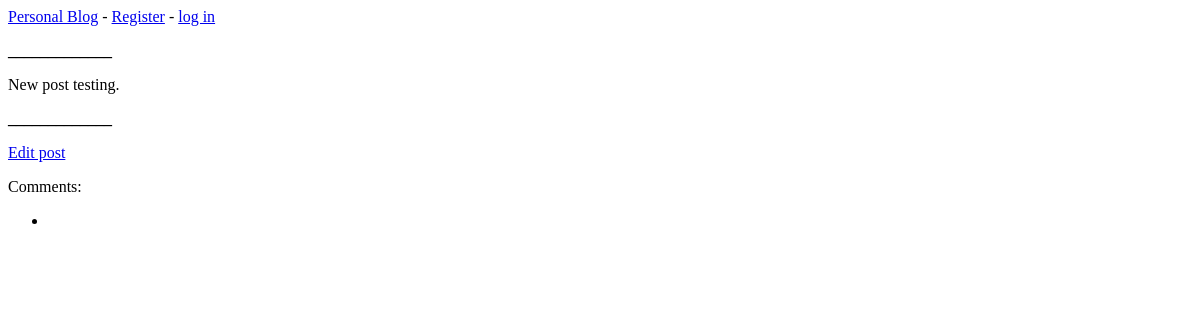
Page /posts/3/ on the earlier database version.
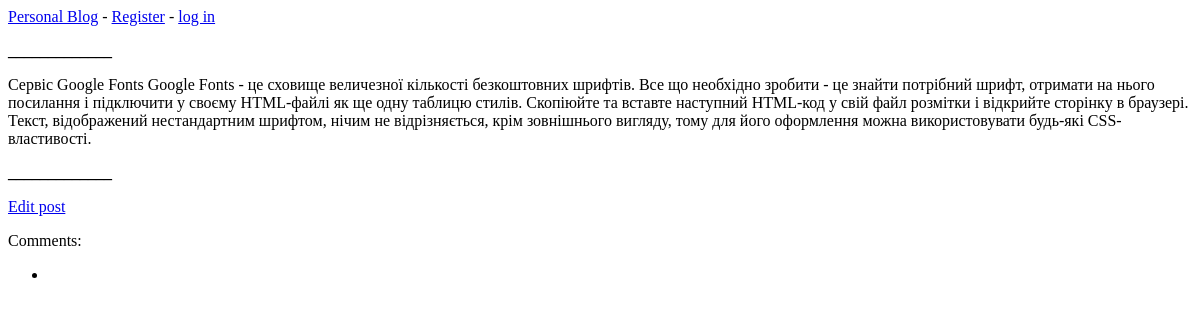
Same page on the later database version.
### blogs/models.py (models this page shows, shortened)
class BlogPost(models.Model):
    title = models.CharField(max_length=50)
    text = models.TextField(max_length=5000)
    date_added = models.DateTimeField(auto_now_add=True)

### blogs/views.py (the view)
# urls.py: path('posts/<int:post_id>/', views.post, name='post'),
def post(request, post_id):
    post = BlogPost.objects.get(id=post_id)
    entries = {post.entry_set}
    text = post.text
    context = {'post': post, 'entries': entries, 'text': text}
    return render(request, 'blogs/post.html/', context)

### blogs/templates/blogs/post.html (shortened to what this page needs)
{% extends 'blogs/base.html' %}
{% block content %}
    <p align="left"><b>_____________</b></p>
    <p>{{ text }}</p>
    <p align="left"><b>_____________</b></p>
    <p>
        <a href="{% url 'blogs:edit_post' post.id %}">Edit post</a>
    </p>
    <p>Comments:</p>
        <ul>
            {% for entry in entries %}
                <li>
                </li>
            {% empty %}
                <li>No comments have been added yet</li>
            {% endfor %}
        </ul>
{% endblock content %}

### blogs/templates/blogs/base.html
<p>
    <a href="{% url 'blogs:index' %}">Personal Blog</a> -
    {% if user.is_authenticated %}
        Hello, {{ user.username }}.
        <a href="{% url 'users:logout' %}">log out</a>
    {% else %}
        <a href="{% url 'users:register' %}">Register</a> -
        <a href="{% url 'users:login' %}">log in</a>
    {% endif %}
</p>
{% block content %}{% endblock content %}

Differences in the rows shown:
changed BlogPost: text "New post testing." → "Сервіс Google Fonts Google Fonts - це сховище величезної кількості безкоштовних шрифтів. Все що необхідно зробити - це знайти потрібний шрифт, отримати на нього посилання і підключити у своєму HTML-файлі як ще одну таблицю стилів. Скопіюйте та вставте наступний HTML-код у свій файл розмітки і відкрийте сторінку в браузері. Текст, відображений нестандартним шрифтом, нічим не відрізняється, крім зовнішнього вигляду, тому для його оформлення можна використовувати будь-які CSS-властивості."
